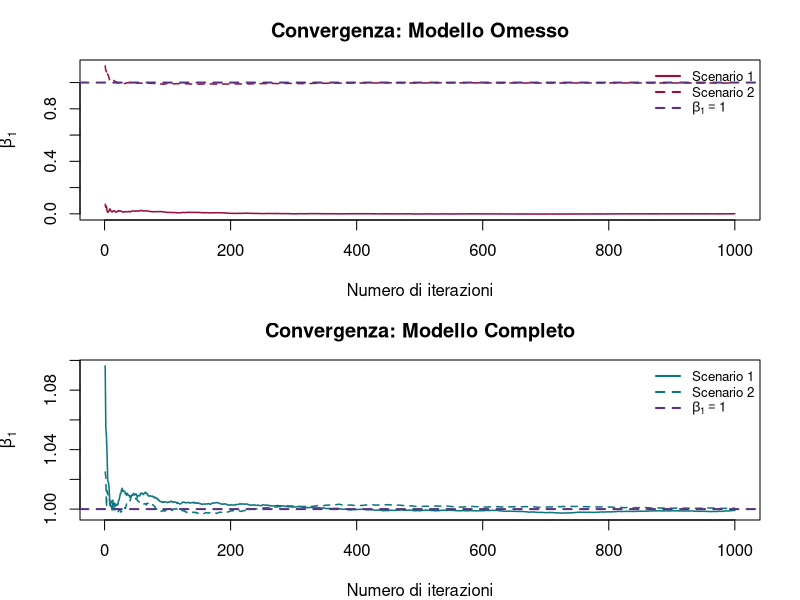
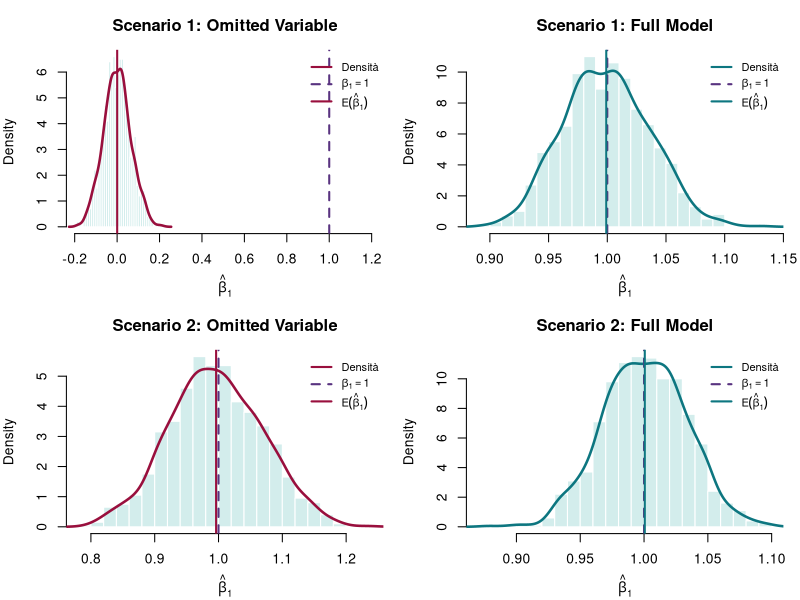

Reproduce these figures in R, in order.
## ---- chunk 1
if (dir.exists("img")) unlink(list.files("img", full.names = TRUE))
dir.create("img", showWarnings = FALSE)
knitr::opts_chunk$set(fig.path = "img/", dev = "png")
## ---- chunk 2
set.seed(123)
n <- 1000
beta_0 <- 0
beta_1 <- 1
beta_2 <- -2
sigma1 <- matrix(c(1, 0.5, 0.5, 1), nrow = 2)
sigma2 <- matrix(c(1, 0, 0, 1), nrow = 2)
library(MASS)
# Funzione per generare i dati
generate_data <- function(sigma) {
    x <- mvrnorm(n, mu = c(0, 0), Sigma = sigma)
    u <- rnorm(n, mean = 0, sd = 1)
    y <- beta_0 + beta_1 * x[, 1] + beta_2 * x[, 2] + u
    data.frame(y = y, x1 = x[, 1], x2 = x[, 2])
}
# Generazione dei dati per entrambi gli scenari
data1 <- generate_data(sigma1)
data2 <- generate_data(sigma2)
## ---- chunk 3
# Funzione per stimare i modelli
estimate_models <- function(data) {
    model1 <- lm(y ~ x1, data = data)
    model2 <- lm(y ~ x1 + x2, data = data)
    c(beta1_omitted = unname(coef(model1)["x1"]), beta1_full = unname(coef(model2)["x1"]))
}
# Stima dei modelli per entrambi gli scenari
results1 <- estimate_models(data1)
results2 <- estimate_models(data2)
results1
results2
## ---- chunk 4
# Simulazione Monte Carlo
n_sim <- 1000

# Vettori per salvare le stime di beta1
beta1_omitted_s1 <- c()
beta1_full_s1    <- c()
beta1_omitted_s2 <- c()
beta1_full_s2    <- c()

for (i in 1:n_sim) {
    data1 <- generate_data(sigma1)
    data2 <- generate_data(sigma2)
    results1 <- estimate_models(data1)
    results2 <- estimate_models(data2)
    beta1_omitted_s1[i] <- results1["beta1_omitted"]
    beta1_full_s1[i]    <- results1["beta1_full"]
    beta1_omitted_s2[i] <- results2["beta1_omitted"]
    beta1_full_s2[i]    <- results2["beta1_full"]
}

# Palette colori
col_fill_omit <- "#D3EDEC"   # azzurro chiaro  - modello con variabile omessa
col_fill_full <- "#D3EDEC"   # stesso fill, si distinguono per titolo/densità
col_dens_omit <- "#990F3D"   # rosso scuro     - curva densità modello omesso
col_dens_full <- "#0D7680"   # verde-teal      - curva densità modello completo
col_true      <- "#593380"   # viola           - linea valore vero

c(beta1_omitted_s1 = round(mean(beta1_omitted_s1), 3),
    beta1_full_s1 = round(mean(beta1_full_s1), 3),
    beta1_omitted_s2 = round(mean(beta1_omitted_s2), 3),
    beta1_full_s2 = round(mean(beta1_full_s2), 3),
    beta_1 = beta_1)

# Convergenza delle medie Monte Carlo al crescere delle iterazioni
iters          <- seq_len(n_sim)
cum_omitted_s1 <- cumsum(beta1_omitted_s1) / iters
cum_full_s1    <- cumsum(beta1_full_s1)    / iters
cum_omitted_s2 <- cumsum(beta1_omitted_s2) / iters
cum_full_s2    <- cumsum(beta1_full_s2)    / iters

par(mfrow = c(2, 1), mar = c(4, 4, 3, 2))
ylim_omit <- range(cum_omitted_s1, cum_omitted_s2, beta_1)
ylim_full <- range(cum_full_s1, cum_full_s2, beta_1)

# --- Convergenza: Modello con variabile omessa ---
plot(iters, cum_omitted_s1,
     type = "l", col = col_dens_omit, lwd = 1.5,
     ylim = ylim_omit,
     xlab = "Numero di iterazioni",
     ylab = expression(bar(hat(beta))[1]),
     main = "Convergenza: Modello Omesso")
lines(iters, cum_omitted_s2, col = col_dens_omit, lwd = 1.5, lty = 2)
abline(h = beta_1, col = col_true, lwd = 2, lty = 2)
legend("topright",
       legend = c("Scenario 1", "Scenario 2", expression(beta[1] == 1)),
       col = c(col_dens_omit, col_dens_omit, col_true),
       lty = c(1, 2, 2), lwd = 2, bty = "n", cex = 0.8)

# --- Convergenza: Modello completo ---
plot(iters, cum_full_s1,
     type = "l", col = col_dens_full, lwd = 1.5,
     ylim = ylim_full,
     xlab = "Numero di iterazioni",
     ylab = expression(bar(hat(beta))[1]),
     main = "Convergenza: Modello Completo")
lines(iters, cum_full_s2, col = col_dens_full, lwd = 1.5, lty = 2)
abline(h = beta_1, col = col_true, lwd = 2, lty = 2)
legend("topright",
       legend = c("Scenario 1", "Scenario 2", expression(beta[1] == 1)),
       col = c(col_dens_full, col_dens_full, col_true),
       lty = c(1, 2, 2), lwd = 2, bty = "n", cex = 0.8)

# Confronto delle distribuzioni
par(mfrow = c(2, 2), mar = c(4, 4, 3, 1))

# --- Scenario 1: Modello con variabile omessa ---
hist(beta1_omitted_s1,
     probability = TRUE,
     main = "Scenario 1: Omitted Variable",
     xlab = expression(hat(beta)[1]),
     col = col_fill_omit,
     border = "white",
     breaks = 30,
     xlim = c(min(beta1_omitted_s1), max(beta_1 + 0.2, max(beta1_omitted_s1))))
lines(density(beta1_omitted_s1), col = col_dens_omit, lwd = 2.5)
abline(v = beta_1, col = col_true, lwd = 2, lty = 2)
abline(v = mean(beta1_omitted_s1), col = col_dens_omit, lwd = 2, lty = 1)
legend("topright", legend = c("Densità", expression(beta[1] == 1),
    expression(E(hat(beta)[1]))), col = c(col_dens_omit, col_true, col_dens_omit),
    lty = c(1, 2, 1), lwd = 2, bty = "n", cex = 0.8)

# --- Scenario 1: Modello completo ---
hist(beta1_full_s1,
     probability = TRUE,
     main = "Scenario 1: Full Model",
     xlab = expression(hat(beta)[1]),
     col = col_fill_full,
     border = "white",
     breaks = 30)
lines(density(beta1_full_s1), col = col_dens_full, lwd = 2.5)
abline(v = beta_1, col = col_true, lwd = 2, lty = 2)
abline(v = mean(beta1_full_s1), col = col_dens_full, lwd = 2, lty = 1)
legend("topright", legend = c("Densità", expression(beta[1] == 1),
    expression(E(hat(beta)[1]))), col = c(col_dens_full, col_true, col_dens_full),
    lty = c(1, 2, 1), lwd = 2, bty = "n", cex = 0.8)

# --- Scenario 2: Modello con variabile omessa ---
hist(beta1_omitted_s2,
     probability = TRUE,
     main = "Scenario 2: Omitted Variable",
     xlab = expression(hat(beta)[1]),
     col = col_fill_omit,
     border = "white",
     breaks = 30)
lines(density(beta1_omitted_s2), col = col_dens_omit, lwd = 2.5)
abline(v = beta_1, col = col_true, lwd = 2, lty = 2)
abline(v = mean(beta1_omitted_s2), col = col_dens_omit, lwd = 2, lty = 1)
legend("topright", legend = c("Densità", expression(beta[1] == 1),
    expression(E(hat(beta)[1]))), col = c(col_dens_omit, col_true, col_dens_omit),
    lty = c(1, 2, 1), lwd = 2, bty = "n", cex = 0.8)

# --- Scenario 2: Modello completo ---
hist(beta1_full_s2,
     probability = TRUE,
     main = "Scenario 2: Full Model",
     xlab = expression(hat(beta)[1]),
     col = col_fill_full,
     border = "white",
     breaks = 30)
lines(density(beta1_full_s2), col = col_dens_full, lwd = 2.5)
abline(v = beta_1, col = col_true, lwd = 2, lty = 2)
abline(v = mean(beta1_full_s2), col = col_dens_full, lwd = 2, lty = 1)
legend("topright", legend = c("Densità", expression(beta[1] == 1),
    expression(E(hat(beta)[1]))), col = c(col_dens_full, col_true, col_dens_full),
    lty = c(1, 2, 1), lwd = 2, bty = "n", cex = 0.8)
